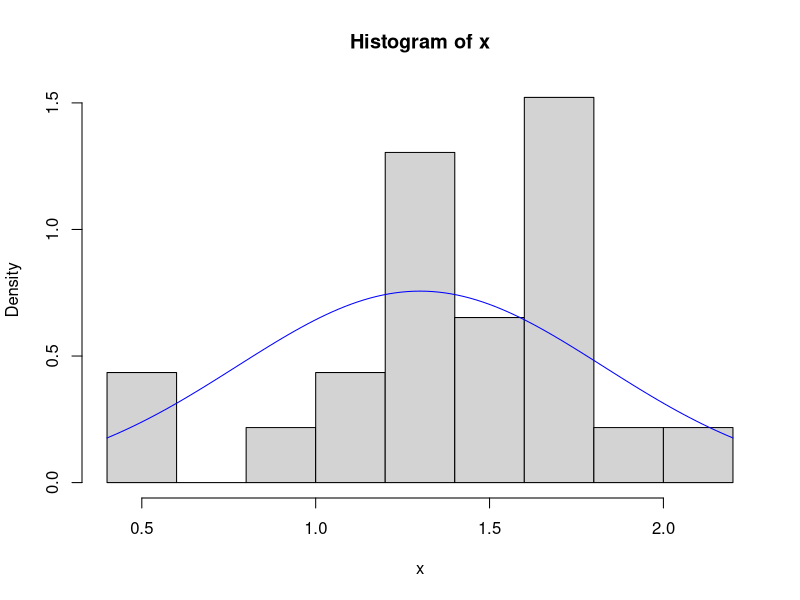
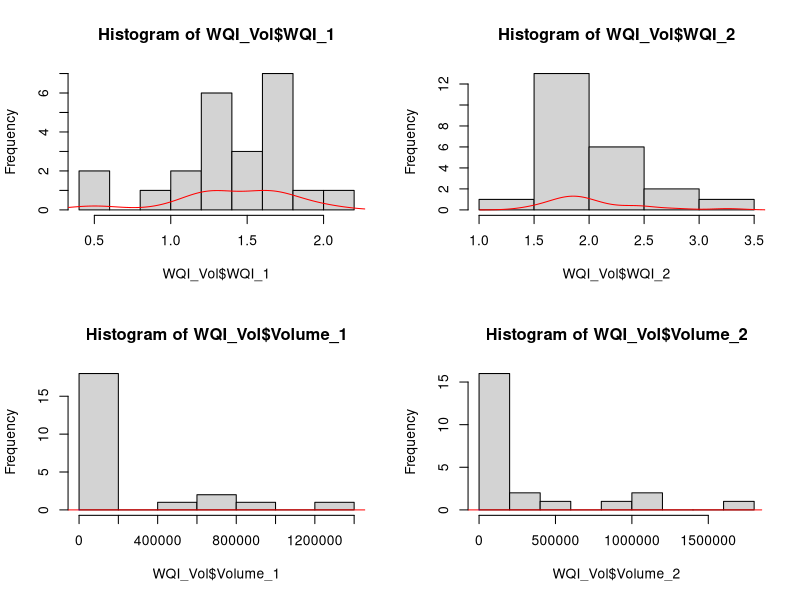
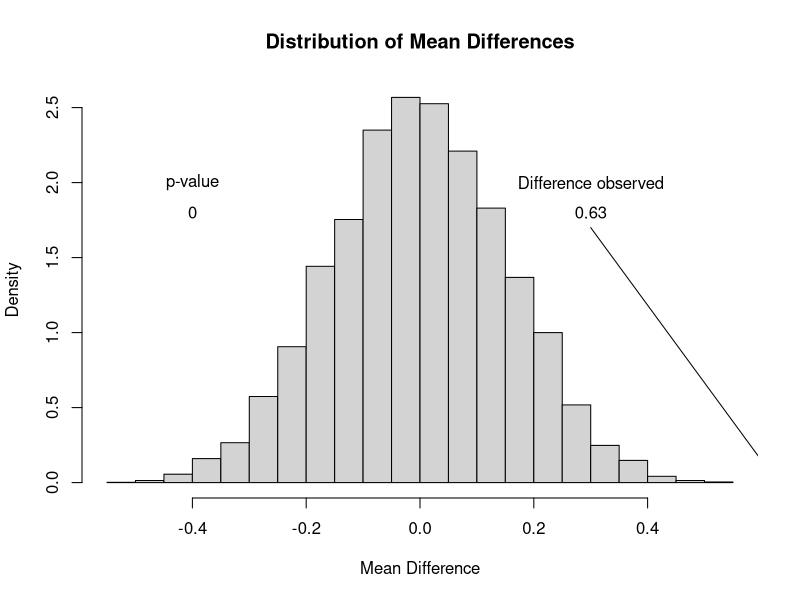
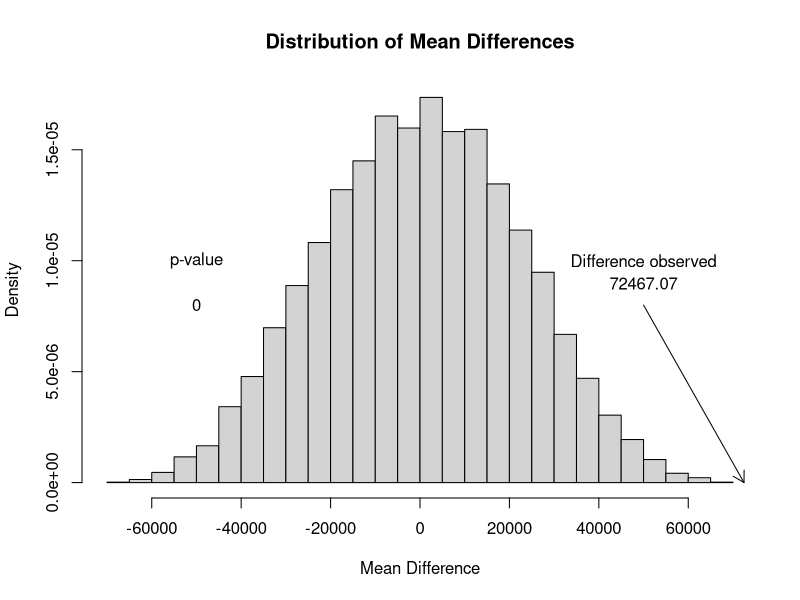

These charts were generated, in order, by the following R code:
#load in packages
library(ggplot2)
library(tidyverse)
library(coin)
library(MASS)
library(here)

#upload data
WQI_Vol <- read.csv(here("WQI_Volume_Data.csv"))
summary(WQI_Vol)

#evaluate distributions of WQI and volume
## BMB: avoid repeating code: you could write a small wrapper function that would do all of this
## Why do you care about the normality of any of these distributions?
## I'm not sure that the dnorm() is doing what you think?

dfun <- function(x) {
    hist(x, freq=FALSE)
    curve(dnorm(x, mean=mean(x), sd=sd(x)), col="blue",add=TRUE)
}
dfun(WQI_Vol$WQI_1)

par(mfrow=c(2,2))
hist(WQI_Vol$WQI_1)
lines(density(WQI_Vol$WQI_1), col="red")
lines(seq(10, 40, by=.5), dnorm(seq(10, 40, by=.5),
                                mean(WQI_Vol$WQI_1), sd(WQI_Vol$WQI_1)), col="blue")
hist(WQI_Vol$WQI_2)
lines(density(WQI_Vol$WQI_2), col="red")
lines(seq(10, 40, by=.5), dnorm(seq(10, 40, by=.5),
                                mean(WQI_Vol$WQI_2), sd(WQI_Vol$WQI_2)), col="blue")
hist(WQI_Vol$Volume_1)
lines(density(WQI_Vol$Volume_1), col="red")
lines(seq(10, 40, by=.5), dnorm(seq(10, 40, by=.5),
                                mean(WQI_Vol$Volume_1), sd(WQI_Vol$Volume_1)), col="blue")
hist(WQI_Vol$Volume_2)
lines(density(WQI_Vol$Volume_2), col="red")
lines(seq(10, 40, by=.5), dnorm(seq(10, 40, by=.5),
                                mean(WQI_Vol$Volume_2), sd(WQI_Vol$Volume_2)), col="blue")

#not normally distributed and small sample size
#perform paired Wilcoxon ranked test of WQI scores and volume
wilcox.test(WQI_Vol$WQI_1, WQI_Vol$WQI_2, paired=TRUE)
wilcox.test(WQI_Vol$Volume_1,WQI_Vol$Volume_2,paired = TRUE)

#manual permutation
WQI_diff_obs <- mean(WQI_Vol$WQI_1) - mean(WQI_Vol$WQI_2)
WQI_difference <- WQI_Vol$WQI_1 - WQI_Vol$WQI_2  #Use that order to keep most diff. positive

nreps <- 10000
set.seed(1086)
resampMeanDiff <- numeric(nreps)
## BMB: instead of sampling -1, 1 you could scramble whether
## a sample from a pair is in group 1 or 2.
## But this is good.
table(sign(WQI_difference))
for (i in 1:nreps) {
  signs <- sample( c(1,-1),length(WQI_difference), replace = TRUE)
  resamp <- WQI_difference * signs
  resampMeanDiff[i] <- mean(resamp)
}

WQI_diff_obs <- abs(WQI_diff_obs)
highprob <- length(resampMeanDiff[resampMeanDiff >= WQI_diff_obs])/nreps
lowprob <- length(WQI_Vol$resampMeanDiff[WQI_Vol$resampMeanDiff <= (-1)*WQI_Vol$WQI_diff_obs])/nreps
prob2tailed <- lowprob + highprob
cat("The probability from the sampling statistics is = ",prob2tailed,'\n')

par(mfrow=c(1,1))
hist(resampMeanDiff, breaks = 30, main = "Distribution of Mean Differences",
     xlab = "Mean Difference", freq = FALSE)
text(0.3,2,"Difference observed")
text(0.3,1.8,round(WQI_diff_obs,2))
arrows(0.3, 1.7, WQI_diff_obs, 0, length = .125)
text(-0.4,2,"p-value")
text(-0.4,1.8, prob2tailed)

# Compare to Student's t
tvalue <- t.test(WQI_Vol$WQI_1, WQI_Vol$WQI_2, paired = TRUE)$statistic
cat("The t value from a standard matched-pairs t test is= ",tvalue, '\n')
## and what's the p-value?
## (always use TRUE rather than T)

#another way to do this online I found
nreps <- 99999
WQI_difference <- WQI_Vol$WQI_1- WQI_Vol$WQI_2
m0 <- mean(WQI_difference)

# perform a one-sample randomization test on WQI difference (d)
# for the null hypothesis H0: mu_d = 0   vs H1 mu_d != 0  (i.e. two tailed)
# here the test statistic is the mean
rndmdist <- replicate(nreps,mean((rbinom(length(WQI_difference),1,.5)*2-1)*WQI_difference))

# two tailed p-value:
sum( abs(rndmdist) >= abs(m0))/length(rndmdist)


#using built-in package code from coin
##oneway_test(WQI_2 ~ WQI_1 | pairs, WQI_Vol, distribution=approximate(nreps=9999))

#error: issue with data structure perhaps?
#Upload data with period grouping variable
## BMB: make both Period and Site factors
WQI_Vol_Grouped <- read.csv(here("WQI_Volume_Data_Grouped.csv"))
WQI_Vol_Grouped$Site <-  factor(WQI_Vol_Grouped$Site)
WQI_Vol_Grouped$Period <-  factor(WQI_Vol_Grouped$Period)
oneway_test(WQI ~ Period | Site, WQI_Vol_Grouped, distribution=approximate())

#not sure how to resolve issue
#try a different function
library(exactRankTests)          # for perm.test()
DV <- c(WQI_Vol$WQI_1,WQI_Vol$WQI_2)
IV<- factor(rep(c("low","high"), c(length(WQI_Vol$WQI_1),length(WQI_Vol$WQI_2))))
perm.test(DV ~ IV, paired=TRUE, alternative="two.sided", exact=TRUE)$p.value

#repeat for volume
#manual permutation
Vol_diff_obs <- mean(WQI_Vol$Volume_1) - mean(WQI_Vol$Volume_2)
Vol_difference <- WQI_Vol$Volume_1 - WQI_Vol$Volume_2  #Use that order to keep most diff. positive

nreps <- 10000
set.seed(1086)
resampMeanDiff2 <- numeric(nreps)
for (i in 1:nreps) {
  signs <- sample( c(1,-1),length(Vol_difference), replace = T)
  resamp <- Vol_difference * signs
  resampMeanDiff2[i] <- mean(resamp)
}
Vol_diff_obs <- abs(Vol_diff_obs)
highprob <- length(resampMeanDiff2[resampMeanDiff2 >= Vol_diff_obs])/nreps
lowprob <- length(WQI_Vol$resampMeanDiff2[WQI_Vol$resampMeanDiff2 <= (-1)*WQI_Vol$Vol_diff_obs])/nreps
prob2tailed <- lowprob + highprob
cat("The probability from the sampling statistics is = ",prob2tailed,'\n')

hist(resampMeanDiff2, breaks = 30, main = "Distribution of Mean Differences",
     xlab = "Mean Difference", freq = FALSE)
text(50000,0.00001,"Difference observed")
text(50000,0.000009,round(Vol_diff_obs,2))
arrows(50000, 0.000008, Vol_diff_obs, 0, length = .125)
text(-50000,0.00001,"p-value")
text(-50000,0.000008, prob2tailed)

# Compare to Student's t
tvalue <- t.test(WQI_Vol$Volume_1, WQI_Vol$Volume_2, paired = T)$statistic

cat("The t value from a standard matched-pairs t test is= ",tvalue, '\n')

nreps <- 99999
Vol_difference <- WQI_Vol$Volume_1- WQI_Vol$Volume_2
m0 <- mean(Vol_difference)

# perform a one-sample randomization test on Volume difference (d)
# for the null hypothesis H0: mu_d = 0   vs H1 mu_d != 0  (i.e. two tailed)
# here the test statistic is the mean
rndmdist <- replicate(nreps,mean((rbinom(length(Vol_difference),1,.5)*2-1)*Vol_difference))

# two tailed p-value:
sum( abs(rndmdist) >= abs(m0))/length(rndmdist)

#with function
DV2 <- c(WQI_Vol$Volume_1,WQI_Vol$Volume_2)
IV2 <- factor(rep(c("low","high"), c(length(WQI_Vol$Volume_1),length(WQI_Vol$Volume_2))))
perm.test(DV2 ~ IV2, paired=TRUE, alternative="two.sided", exact=TRUE)$p.value

## BMB: this is good; doing the paired tests took a little extra work
## (by the way, if you used any external resources you should provide
## links/attribution)
## You didn't need to do the t-test p-value; you could have just done
## t.test(paired=TRUE) for comparison.
## grade: 2.2
